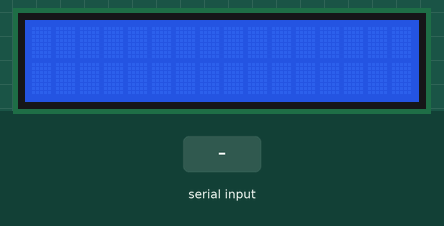
The sketch below on a simulated ESP32. On the bench: 16×2 character LCD. The test bench sets the inputs (shaded band). Nothing arrives over Bluetooth unless stated; what the sketch prints to the serial monitor is not drawn.

Above: at 0.8 s.
0.9 s: "1\n" received over the second serial link
At 1.4 s:
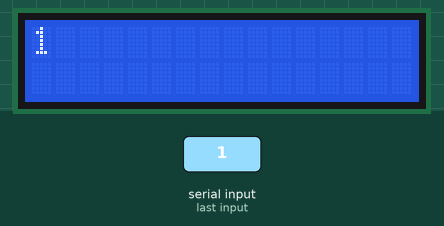
2.4 s: "0\n" received over the second serial link
At 3.6 s:
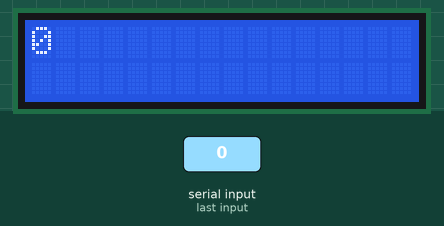
3.9 s: "2\n" received over the second serial link
At 4.8 s:
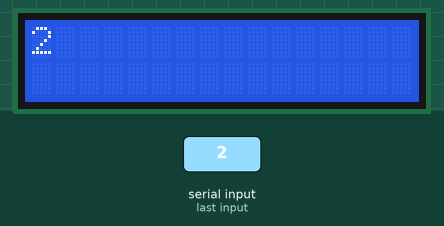
Timing chart, 0 to 6.9 s (numbered marks = the images above; inputs shaded):
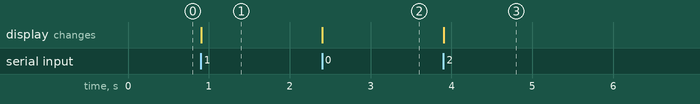

Measured:
- after the input at 0.9 s, the display: changes at once (image 1)
- after the input at 2.4 s, the display: changes at once (image 2)
- after the input at 3.9 s, the display: changes at once (image 3)

The sketch:

10_STS.ino
```cpp
#include <BluetoothSerial.h>
#include <LiquidCrystal.h>

BluetoothSerial SerialBT;
LiquidCrystal lcd(22, 23, 21, 19, 18, 5);

void setup()
{
  Serial.begin(9600);
  SerialBT.begin("ESP32");
  lcd.begin(16, 2);

  while (!SerialBT.available())
  {
    delay(10);
  }
}

void loop()
{
  if (SerialBT.available())
  {
    String receivedData = SerialBT.readStringUntil('\n'); // Read data until a newline character is received
    receivedData.trim(); // Remove leading and trailing whitespace

    if (receivedData.length() > 0)
    {
      Serial.print("Received: ");
      Serial.println(receivedData);

      lcd.clear();
      lcd.setCursor(0, 0);
      lcd.print(receivedData);
    }
  }
}
```
